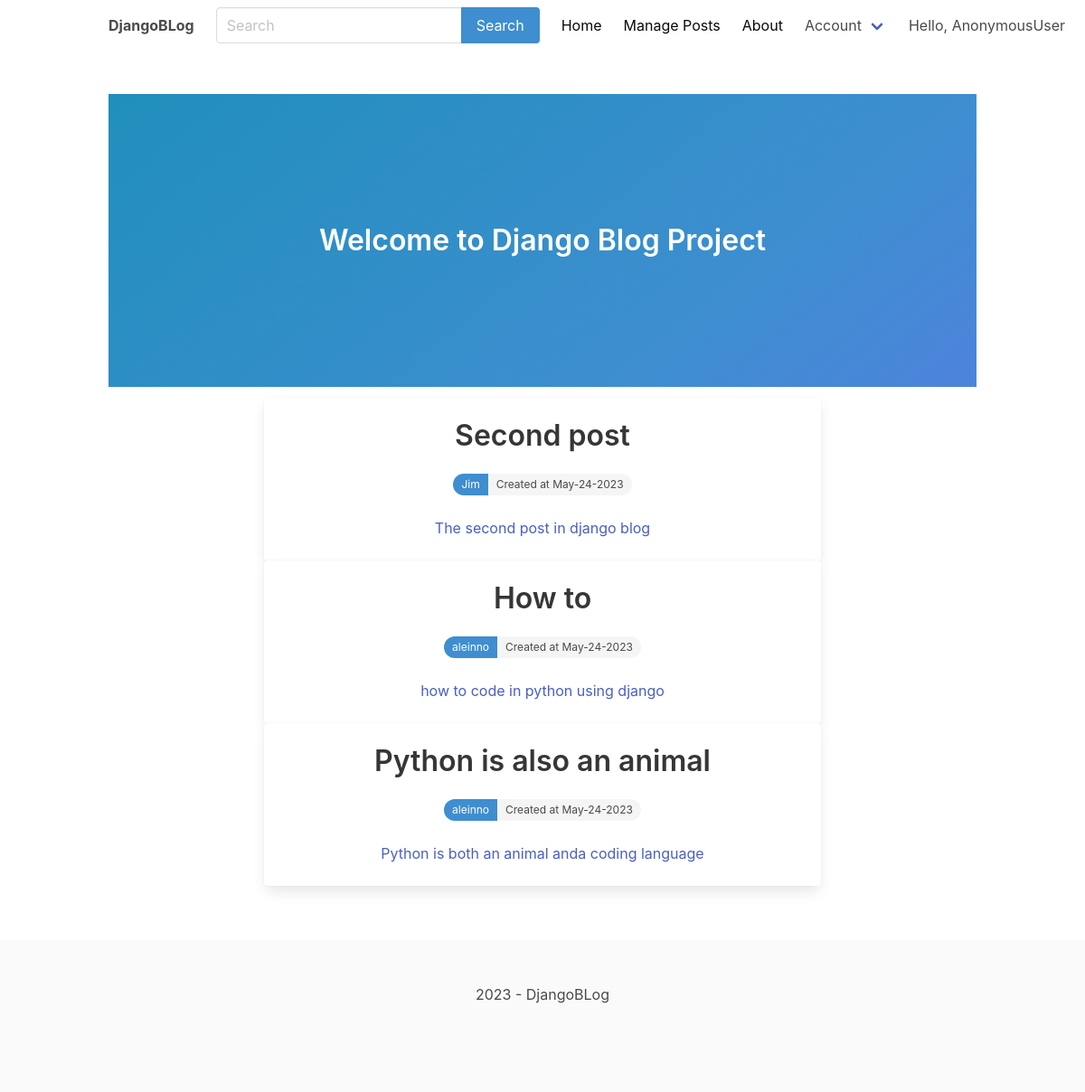
The page / on the database its author committed.
### blog/models.py (models this page shows, shortened)
class Post(models.Model):
    ACTIVE = 'active'
    DRAFT = 'draft'
    CHOICES_STATUS = (
        (ACTIVE, 'Active'),
        (DRAFT, 'Draft'),
    )
    author = models.ForeignKey('auth.User', on_delete=models.CASCADE, related_name='posts', null=True)
    category = models.ForeignKey(Category, on_delete=models.CASCADE, related_name='posts', null=True)
    title = models.CharField(max_length=200)
    intro = models.CharField(max_length=200)
    slug = models.SlugField(max_length=200, unique=True)
    body = models.TextField(max_length=800)
    updated = models.DateTimeField(auto_now=True)
    created = models.DateTimeField(auto_now_add=True)
    status = models.CharField(max_length=10, choices=CHOICES_STATUS, default=DRAFT)
    class Meta:
        ordering = ['-updated', '-created']

### MainApp/views.py (the view)
# urls.py: path('', homepage, name='home'),
def homepage(request):
    posts = Post.objects.filter(status=Post.ACTIVE)
    return render(request, 'MainApp/home.html', {'posts': posts})

### MainApp/templates/MainApp/home.html (shortened to what this page needs)
{% extends 'main.html' %}
{% block content %}
    <section class="hero is-info is-medium is-bold">
        <div class="hero-body">
            <div class="container has-text-centered">
                <h1 class="title">Welcome to Django Blog Project</h1>
            </div>
        </div>
    </section>
    <div class="container">
        <section class="articles">
            <div class="column is-8 is-offset-2">
                {% for post in posts %}
                    <div class="card article">
                        <div class="card-content">
                            <a href="{% url 'post_detail' post.category.slug post.slug %}">
                                <div class="media">
                                    <div class="media-content has-text-centered">
                                        <p class="title article-title">{{ post.title }}</p>
                                        <div class="tags has-addons level-item">
                                            <span class="tag is-rounded is-info">{{ post.author }}</span>
                                            <span class="tag is-rounded">Created at {{ post.created|date:'M-d-Y' }}</span>
                                        </div>
                                    </div>
                                </div>
                                <div class="content article-intro has-text-centered">
                                    {{ post.intro }}
                                </div>
                            </a>
                        </div>
                    </div>
                {% endfor %}
            </div>
        </section>
    </div>
{% endblock %}

### rows shown on the page
Post: title "Second post", author "Jim", created "May-24-2023", intro "The second post in django blog"
Post: title "How to", author "aleinno", created "May-24-2023", intro "how to code in python using django"
Post: title "Python is also an animal", author "aleinno", created "May-24-2023", intro "Python is both an animal anda coding language"

### other values the page prints
{{ request.user }} "AnonymousUser"
